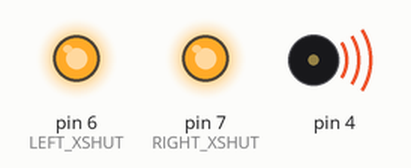
Bench run of a sketch on a simulated Arduino Uno, built with avr-gcc and run on an emulated ATmega328P. Shown: output pins drawn as LEDs (lit = HIGH), buzzer (waves = sounding). What the sketch prints to the serial monitor is not drawn.

Above: at 0.2 s.
At 0.6 s:
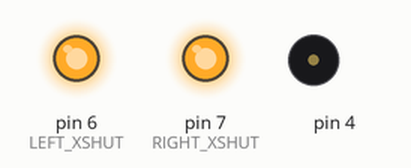
Timing chart, 0 to 2.1 s (numbered marks = the images above):
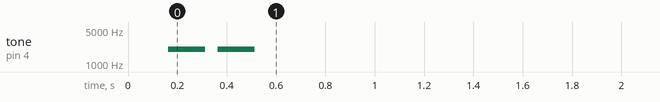

The sketch:

I2C.ino
```cpp
#include <Wire.h>
#include <VL53L0X.h>

#define LEFT_XSHUT   6
#define RIGHT_XSHUT  7

#define LEFT_ADDR    0x30
#define RIGHT_ADDR   0x31
#define MPU_ADDR     0x68

VL53L0X leftSensor;
VL53L0X rightSensor;

bool checkDevice(byte address)
{
  Wire.beginTransmission(address);
  return (Wire.endTransmission() == 0);
}

void setup()
{
  Serial.begin(115200);
  Wire.begin();

  Serial.println();
  Serial.println("==================================");
  Serial.println("VECTORX WRO I2C SCANNER");
  Serial.println("==================================");

  pinMode(LEFT_XSHUT, OUTPUT);
  pinMode(RIGHT_XSHUT, OUTPUT);

  // Turn both sensors off
  digitalWrite(LEFT_XSHUT, LOW);
  digitalWrite(RIGHT_XSHUT, LOW);
  delay(50);

  // -----------------------
  // LEFT SENSOR
  // -----------------------

  digitalWrite(LEFT_XSHUT, HIGH);
  delay(50);

  if (!leftSensor.init())
  {
    Serial.println("Left ToF : FAIL");
  }
  else
  {
    leftSensor.setAddress(LEFT_ADDR);
    Serial.println("Left ToF : PASS");
  }

  // -----------------------
  // RIGHT SENSOR
  // -----------------------

  digitalWrite(RIGHT_XSHUT, HIGH);
  delay(50);

  if (!rightSensor.init())
  {
    Serial.println("Right ToF: FAIL");
  }
  else
  {
    rightSensor.setAddress(RIGHT_ADDR);
    Serial.println("Right ToF: PASS");
  }

  Serial.println();
  Serial.println("Scanning I2C Bus...");
  Serial.println();

  if (checkDevice(LEFT_ADDR))
    Serial.println("Found Left ToF   (0x30)");
  else
    Serial.println("Missing Left ToF (0x30)");

  if (checkDevice(RIGHT_ADDR))
    Serial.println("Found Right ToF  (0x31)");
  else
    Serial.println("Missing Right ToF (0x31)");

  if (checkDevice(MPU_ADDR))
    Serial.println("Found MPU6050    (0x68)");
  else
    Serial.println("Missing MPU6050  (0x68)");

  Serial.println();
  Serial.println("==================================");

  bool allOK =
      checkDevice(LEFT_ADDR) &&
      checkDevice(RIGHT_ADDR) &&
      checkDevice(MPU_ADDR);

  if (allOK)
  {
    Serial.println("ALL I2C DEVICES DETECTED");

    tone(4, 2000, 150);
    delay(200);
    tone(4, 2000, 150);
  }
  else
  {
    Serial.println("CHECK WIRING");

    for (int i = 0; i < 3; i++)
    {
      tone(4, 800, 300);
      delay(400);
    }
  }
}

void loop()
{
}
```

Measured:
- by itself, tone on pin 4: alternates 2000 Hz for 0.15 s and silent for 0.05 s, 4 changes in all, then stays silent
